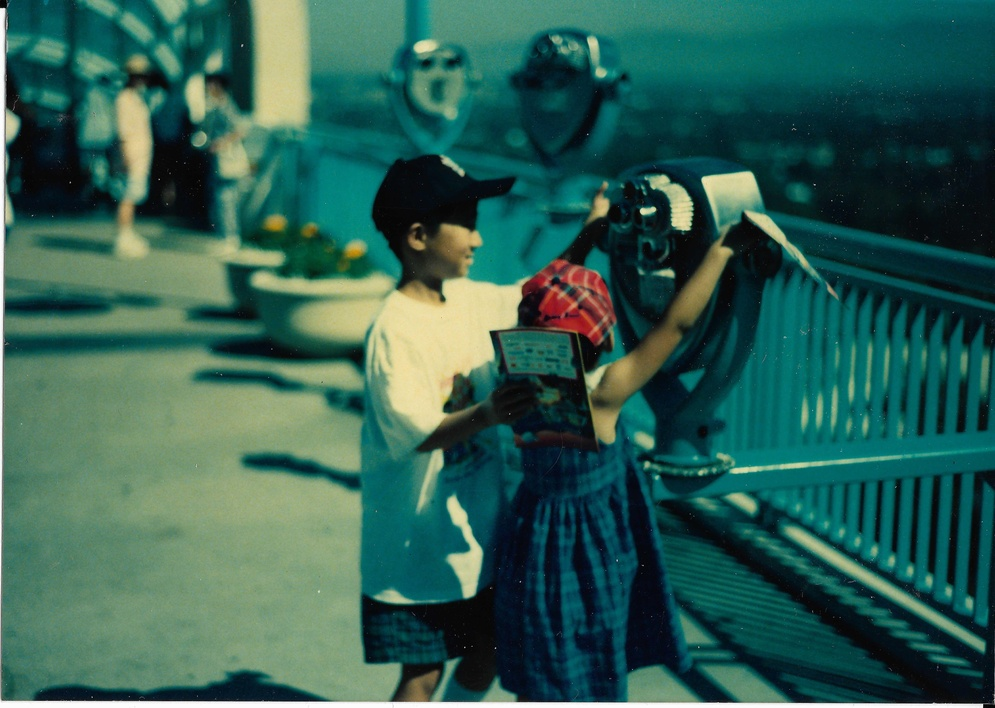
%> input picture ImageRestorationProject/blue2_outside.jpg, 995 x 708 px, shrunk from 5866 x 4174 before the run
$ octave project3.m   (GNU Octave 9; MATLAB toolbox functions it lacks are replaced by stand-ins)
%> lines starting %> are read from the running program, lines starting %| are printed output that depends on the picture
I = im2double(imread('blue2_outside.jpg'));
G = imread('gray2_outside.jpg');
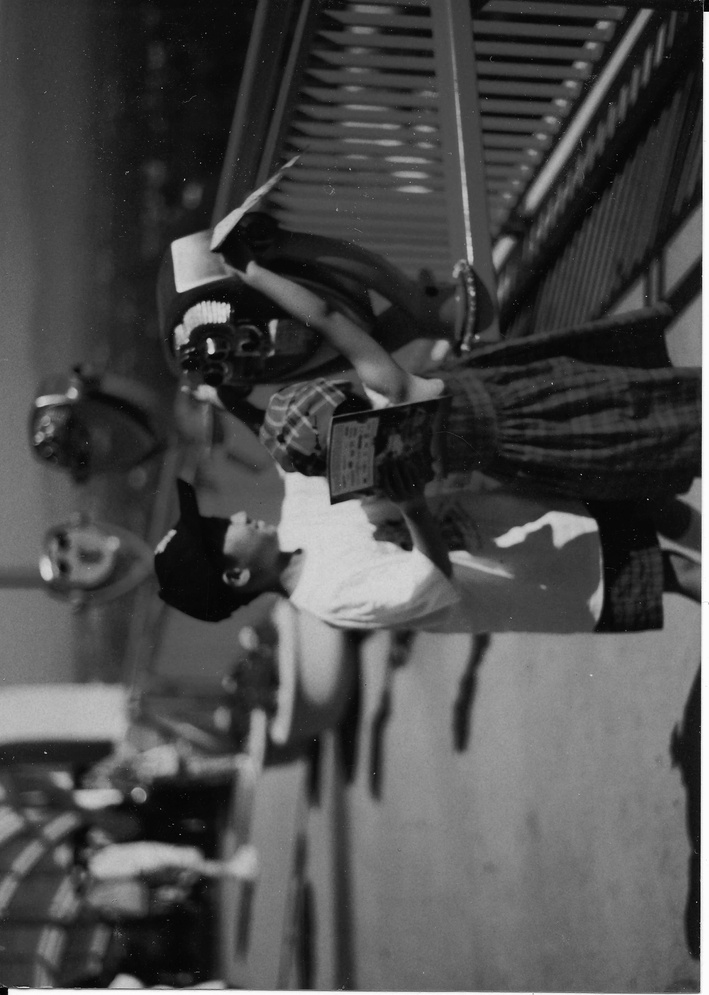
%> input picture ImageRestorationProject/gray2_outside.jpg, 709 x 995 px, shrunk from 4182 x 5866 before the run
%> G is the input picture: size 995x709 uint8; min 0, max 255, mean 75.7
B = imhistmatch(I, G);
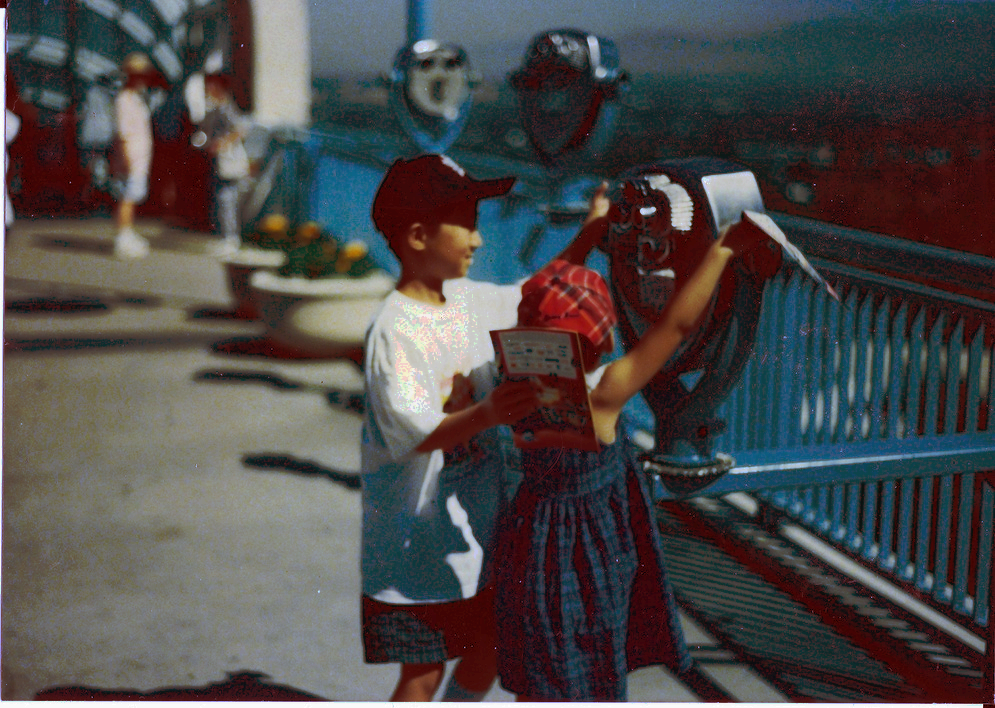
%> B: size 708x995x3 double; mean R, G, B 0.297, 0.291, 0.291

limits = stretchlim(B,0.02);
%> limits = [0.0476 0.0317 0.0317; 0.794 0.794 0.794]
I2 = imadjust(B, limits, []);
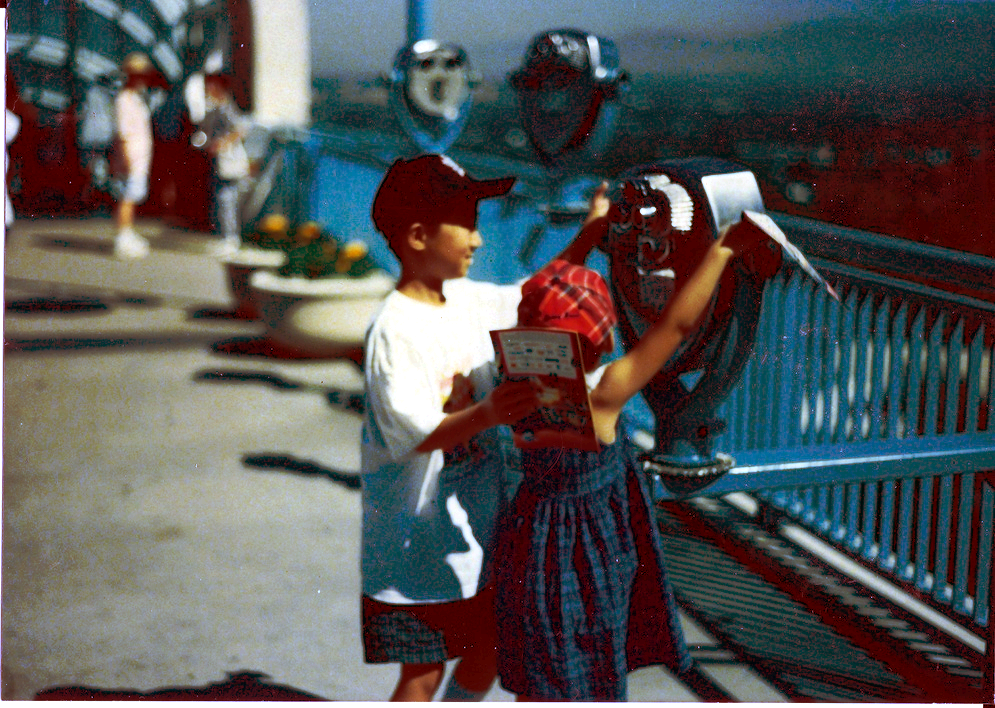
%> I2: size 708x995x3 double; mean R, G, B 0.331, 0.337, 0.338
%> (the run ends here)
